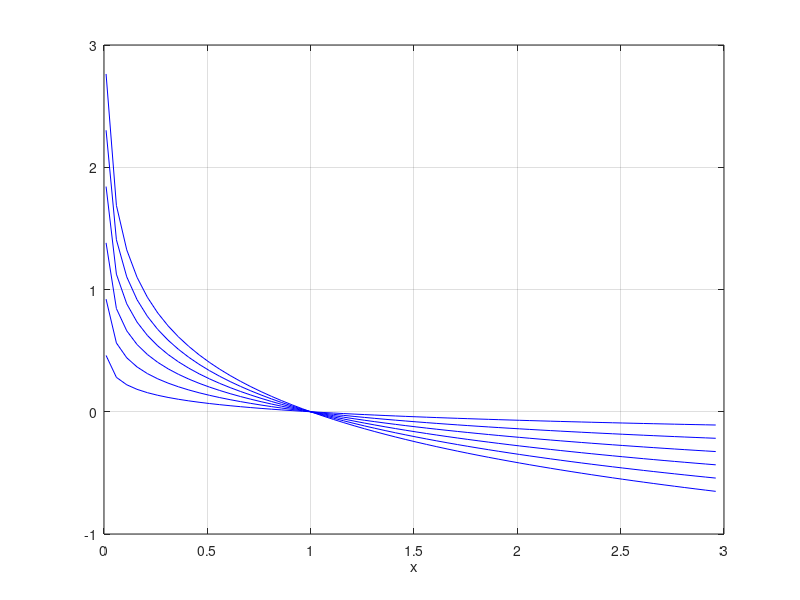

MATLAB code to generate this figure:
% 例程 10.1  障碍函数的绘制
%  对数障碍函数的绘图
x = 0.01: 0.05: 3;
figure(1)
for nn = 1:6
    mhu = nn*0.1;
    z = -mhu*log(x);
    plot(x, z, 'b');
    hold on;
end
xlabel('x');
grid;
